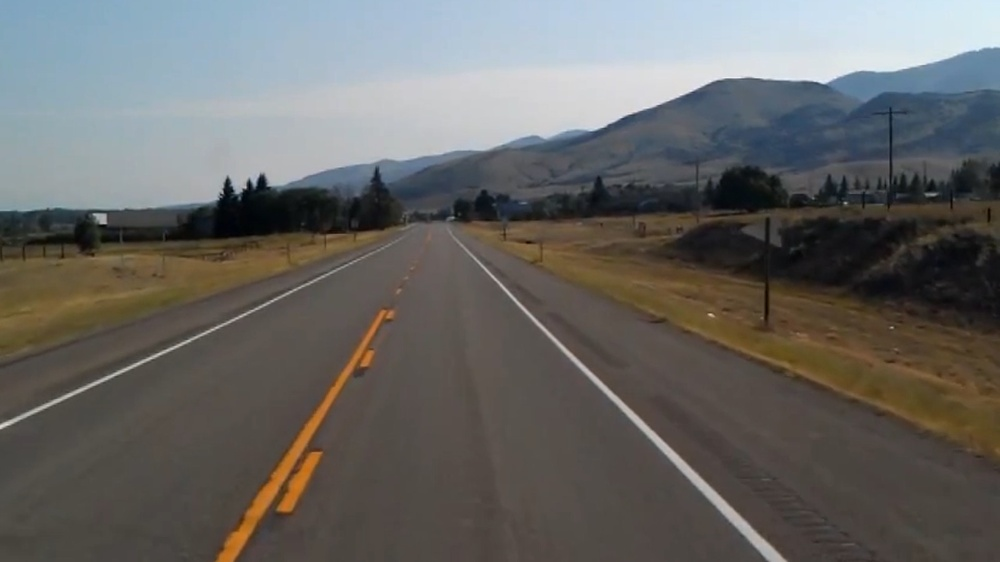
#> input picture Road.jpg, 1000 x 562 px, shrunk from 1920 x 1080 before the run
$ python 'Lane Detection.py'
#> lines starting #> are read from the running program, lines starting #| are printed output that depends on the picture; after the words box and inside, x2 and y2 are one past the last pixel; in counts of white or black regions, pixels touching at a corner belong together
# -*- coding: utf-8 -*-
"""
Created on Tue Jun 30 19:48:59 2020

@author: Avinash
"""

"""
Detecting Lines and Circles in an image
"""

import cv2
import numpy as np

#Reading lines image and converting to gray scale
img_line = cv2.imread("Road.jpg")
#> img_line is the input picture: shape (562, 1000, 3); mean B, G, R 100.1, 102.4, 103.3
img_gray_line = cv2.cvtColor(img_line, cv2.COLOR_BGR2GRAY)
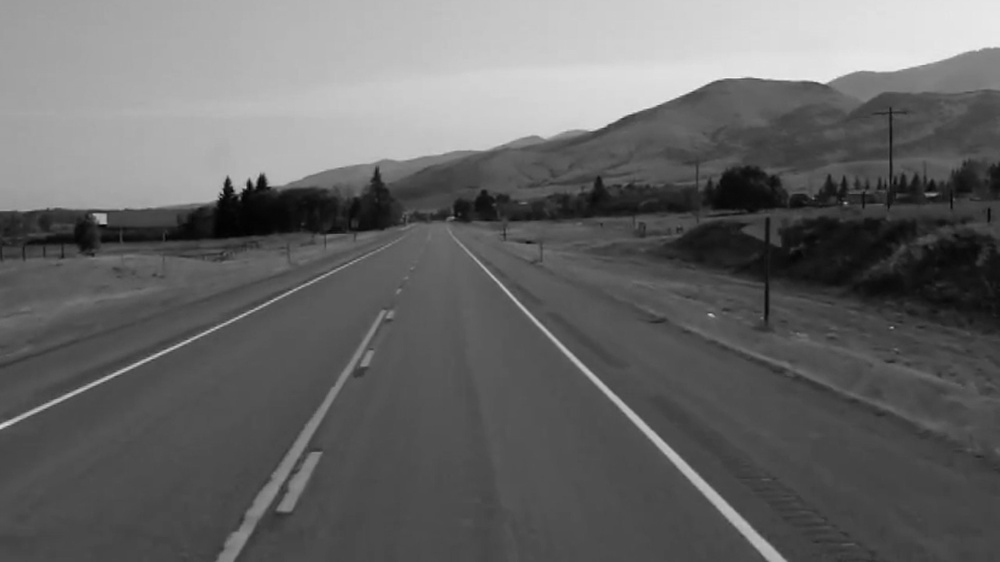
#> img_gray_line: shape (562, 1000); min 2, max 242, mean 102.4

#Reading image with circle and then converting it to gray scale
img_circle = cv2.imread("circle.jpg")
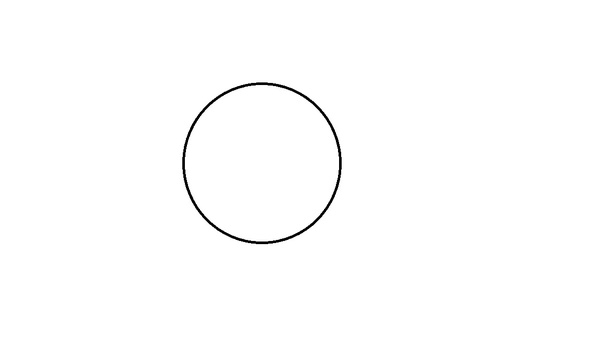
#> input picture circle.jpg, 600 x 338 px, shrunk from 1152 x 648 before the run
#> img_circle is the input picture: shape (338, 600, 3); min 0, max 255, mean 253.4
img_gray_circle = cv2.cvtColor(img_circle, cv2.COLOR_BGR2GRAY)

#Edges for lines
edges_line = cv2.Canny(img_gray_line, 250, 250)
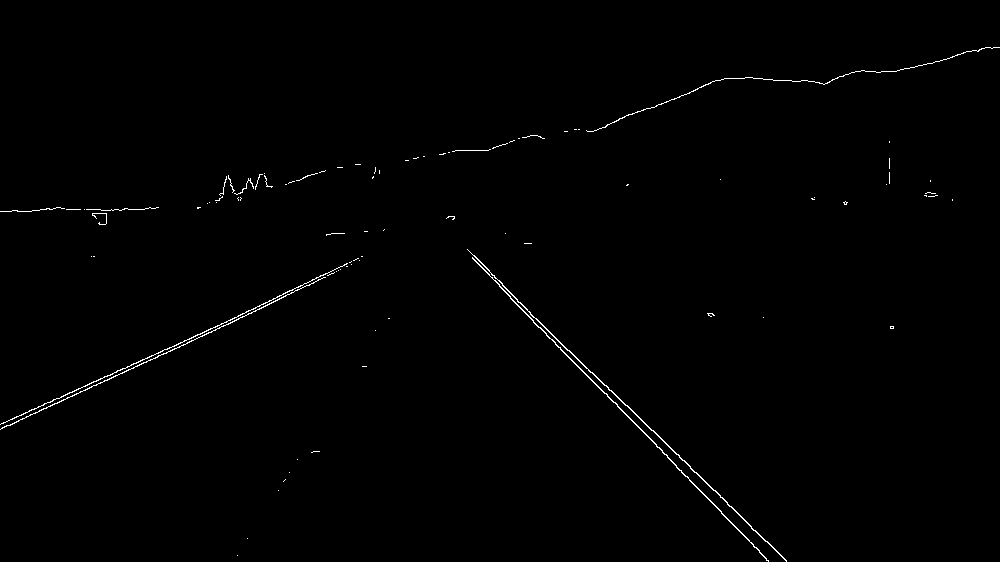
#> edges_line: shape (562, 1000); 0.59% white in thin lines or dots

#Edges for circle
edges_circle = cv2.Canny(img_gray_circle, 50, 50)
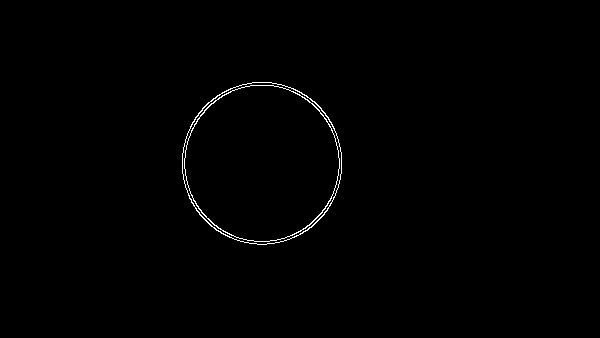
#> edges_circle: shape (338, 600); 0.56% white in thin lines or dots, all inside (x1, y1, x2, y2) = (182, 82, 342, 245)

#Applying Hough Transform for lines and circles
lines = cv2.HoughLinesP(edges_line, 1, np.pi/180, 50, maxLineGap = 150)
#> lines = 20 rows, first 6: [472, 257, 786, 561], [467, 249, 768, 561], [0, 429, 454, 217], [50, 402, 450, 216], [502, 285, 785, 559], [1, 428, 333, 273]
circle = cv2.HoughCircles(edges_circle, cv2.HOUGH_GRADIENT, 1, 80, param1 = 50, param2= 30, minRadius=0, maxRadius=0)
#> circle = [[261.5, 162.5, 76.6]]

#Showing lines on the actual image
for line in lines:
    x1, y1, x2, y2 = line[0]
    cv2.line(img_line, (x1, y1), (x2, y2), (0,255,0), 2)
#> this loop made 20 passes
#> (x1, y1, x2, y2) on passes 1 to 12: (472, 257, 786, 561), (467, 249, 768, 561), (0, 429, 454, 217), (50, 402, 450, 216), (502, 285, 785, 559), (1, 428, 333, 273), (496, 281, 613, 402), (0, 211, 200, 207), (110, 375, 292, 290), (811, 81, 990, 47), (12, 419, 448, 216), (587, 131, 726, 78)
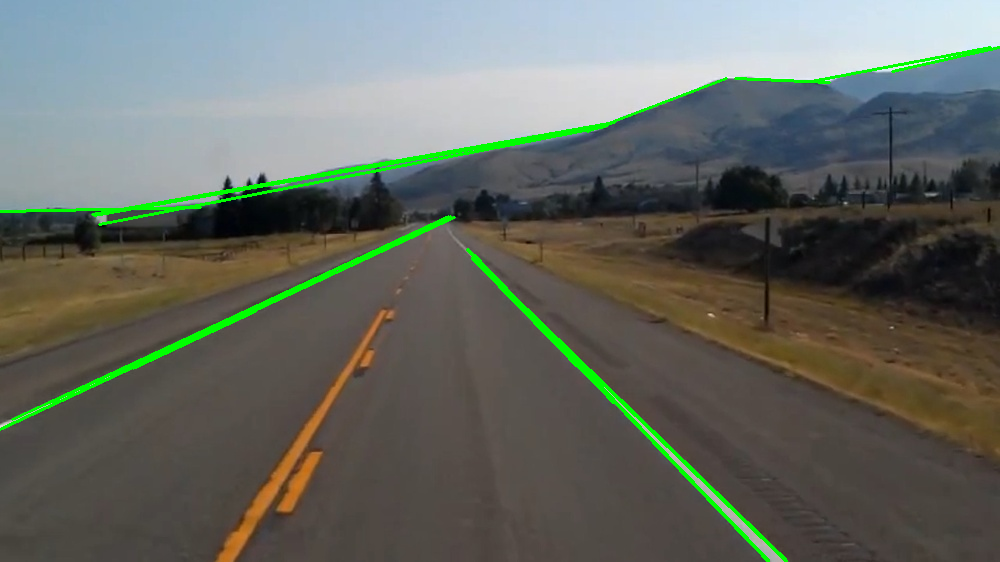
#> img_line: shape (562, 1000, 3); 2.17% of pixels changed, all inside (x1, y1, x2, y2) = (0, 46, 1000, 562)


#Showing circle after converting circle to uint16 type
circle = np.uint16(np.around(circle))
#> circle = [[262, 162, 77]]
for i in circle[0,:]:
    cv2.circle(img_circle, (i[0],i[1]), i[2], (0,255,0),2)
    cv2.circle(img_circle, (i[0],i[1]), 2, (0,0,255), 3)
#> this loop made 1 pass
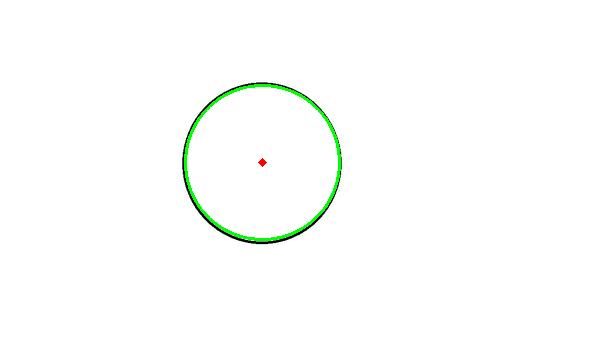
#> img_circle: shape (338, 600, 3); 0.73% of pixels changed, all inside (x1, y1, x2, y2) = (184, 84, 341, 241)

#Display results
cv2.imshow("Line", img_line)
cv2.imshow("Circle", img_circle)

cv2.waitKey(0)
cv2.destroyAllWindows()
